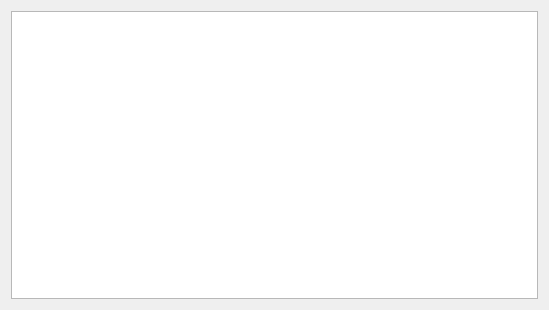
<?xml version="1.0" encoding="UTF-8"?>
<ui version="4.0">
 <class>librepcb::FirstRunWizardPage_Libraries</class>
 <widget class="QWizardPage" name="librepcb::FirstRunWizardPage_Libraries">
  <property name="geometry">
   <rect>
    <x>0</x>
    <y>0</y>
    <width>549</width>
    <height>310</height>
   </rect>
  </property>
  <property name="windowTitle">
   <string>WizardPage</string>
  </property>
  <property name="title">
   <string>Install libraries</string>
  </property>
  <property name="subTitle">
   <string>To create or modify projects, you need to install some libraries first.</string>
  </property>
  <attribute name="pageId">
   <string notr="true">2</string>
  </attribute>
  <layout class="QVBoxLayout" name="verticalLayout">
   <item>
    <widget class="QListWidget" name="listWidget"/>
   </item>
  </layout>
 </widget>
 <resources/>
 <connections/>
</ui>
